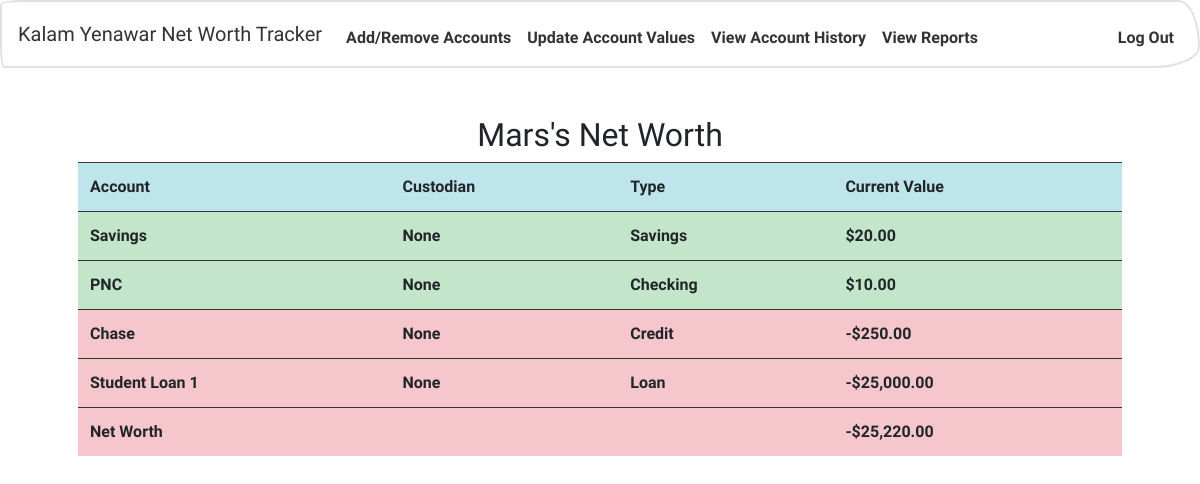
The app's page / (signed in) with its own data.
### tables this page shows
CREATE TABLE 'users' ('id' INTEGER PRIMARY KEY AUTOINCREMENT NOT NULL, 'username' TEXT NOT NULL, 'hash' TEXT NOT NULL, 'realname' varchar(20));

CREATE TABLE 'accounts' ('id' integer PRIMARY KEY AUTOINCREMENT NOT NULL, 'name' varchar(20) NOT NULL, 'userid' integer NOT NULL, 'value' real, 'type' varchar(20) NOT NULL, custodian varchar(255));

### application.py (the view)
@app.route("/")
@login_required
def index():
    user_id = session['user_id']
    accounts = db.execute("SELECT * FROM accounts WHERE userid = :user_id ORDER BY value DESC", user_id=user_id)
    user = db.execute("SELECT * FROM users WHERE id = :user_id", user_id=user_id)
    total = 0
    for row in accounts:
        total += row['value']
    return render_template("index.html", accounts=accounts, user=user, total=total)

### application.py (called while the page is built)
@app.after_request
def after_request(response):
    response.headers["Cache-Control"] = "no-cache, no-store, must-revalidate"
    response.headers["Expires"] = 0
    response.headers["Pragma"] = "no-cache"
    return response

### helpers.py (called while the page is built)
def login_required(f):
    @wraps(f)
    def decorated_function(*args, **kwargs):
        if session.get("user_id") is None:
            return redirect("/login")
        return f(*args, **kwargs)
    return decorated_function

### templates/index.html (shortened to what this page needs)
{% extends "layout.html" %}
{% block main %}
    {% if user[0]['realname'] == NULL %}
        <h2>{{ user[0]['username'] }}'s Net Worth</h2>
    {% else %}
        <h2>{{ user[0]['realname'] }}'s Net Worth</h2>
    {% endif %}
    <table class="table table-hover">
        <tr class="table-info">
            <th>Account</th>
            <th>Custodian</th>
            <th>Type</th>
            <th>Current Value</th>
        </tr>
        {% for row in accounts %}
        {% if row['value'] < 0 %}
        <tr class="table-danger">
        {% else %}
        <tr class="table-success">
        {% endif %}
            <td>{{ row['name'] }}</td>
            <td>{{ row['custodian'] }}</td>
            <td>{{ row['type'] }}</td>
            {% if row['value'] < 0 %}
            <td>-${{ "{:,.2f}".format(row['value'] * -1) }}</td>
            {% else %}
            <td>${{ "{:,.2f}".format(row['value']) }}</td>
            {% endif %}
        </tr>
        {% endfor %}
        {% if total > 0 %}
        <tr class="table-success">
            <td>Net Worth</td>
            <td></td>
            <td>${{ total }}</td>
        </tr>
        {% else %}
        <tr class="table-danger">
            <td>Net Worth</td>
            <td></td>
            <td></td>
            <td>-${{ "{:,.2f}".format(total * -1)}}</td>
        </tr>
        {% endif %}
    </table>
{% endblock %}

### records on screen
users: realname "Mars"
accounts: name "Savings", custodian "None", type "Savings", value "20.00"
accounts: name "PNC", custodian "None", type "Checking", value "10.00"
accounts: name "Chase", custodian "None", type "Credit", value "250.00"
accounts: name "Student Loan 1", custodian "None", type "Loan", value "25,000.00"

### other values on screen
{{ "{:,.2f}".format(total * -1) }} "25,220.00"
